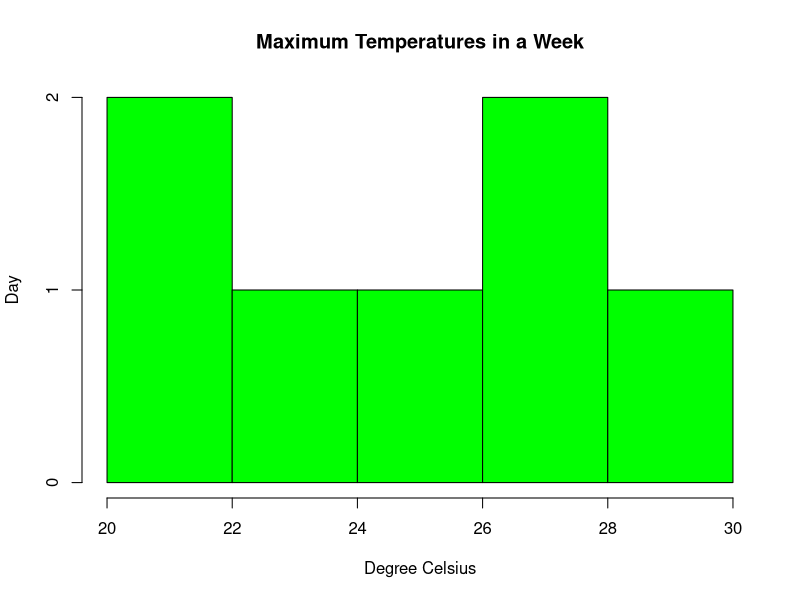

This chart was generated by the following R code:
temperatures<-c(20,22,25,29,23,27,28)


result<-hist(temperatures,
          main="Maximum Temperatures in a Week",
          xlab="Degree Celsius",
          ylab="Day",
          names.arg=c("sun","mon","tue","wed","thu","fri","sat"),
          col="green"
)
print(result)